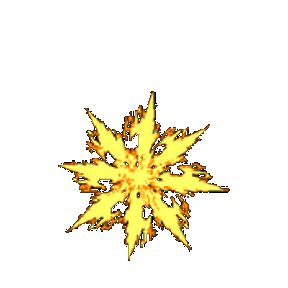
#> input picture review/tapion_demo/fx_source/raw_frames/anta_impact_00.png, 288 x 288 px, given in place of kenta_impact_00.png, which was not available
$ python convert_tapion_kenta_impact_circle_v2.py
#> lines starting #> are read from the running program, lines starting #| are printed output that depends on the picture; after the words box and inside, x2 and y2 are one past the last pixel; in counts of white or black regions, pixels touching at a corner belong together
#!/usr/bin/env python3
"""
DR7-Studio — Convert `kentaima_impact_fx` (`kenta_impact_00..05`) from flat-bottom half-dome
into a crisp 1px DBZ pixel-art FULL 360° CIRCULAR ENERGY EXPLOSION (`polish_v2`):
Owner request:
  "riêng kentaima_impact_fx chỉ có hoạt ảnh nữa cầu tròn anh cần em convert về chuẩn vùng nổ tròn
   để khi va chạm vào người 1 cách tự nhiên."
  (Plus sharpness upgrade matching all 9 FX clips!)

Generates all 6 phases (`kenta_impact_00..05`) via Codex CLI in parallel referencing `tapion/hit impact kentaima.png`
for the exact cyan-white-cobalt-black energy plasma color & 6-stage burst -> turbulent cloud -> dissipation sequence,
then keys magenta 2-stage + crisp pixel-art quantization + centers cleanly at `(144, 176)` on `288x288`!
"""
from __future__ import annotations

import concurrent.futures
import pathlib
import shutil
import subprocess
import sys
from typing import Tuple

import numpy as np
from PIL import Image, ImageDraw
from scipy import ndimage

ROOT = pathlib.Path(__file__).resolve().parents[2]
sys.path.insert(0, str(ROOT / "tools" / "pipeline"))
import build_tapion_phase1_bundle as p1b  # noqa: E402
import sharpen_tapion_9fx_v2 as fxsharp  # noqa: E402

ROUTE_MEDIA = ROOT / ".agent" / "skills" / "generate2dmedia" / "scripts" / "route_media.py"
P2_FX_RAW = ROOT / "work" / "characters" / "tapion" / "phase2" / "fx_slices"
OLD_FX_REG = ROOT / "review" / "tapion_demo" / "fx_source" / "raw_frames"
OUT_DIR = ROOT / "work" / "characters" / "tapion" / "polish_v2"
REFS_DIR = OUT_DIR / "refs_kenta_circle"
PROMPTS_DIR = OUT_DIR / "prompts_kenta_circle"
GEN_DIR = OUT_DIR / "gen_kenta_circle"
FX_REG_DIR = OUT_DIR / "fx_registered_288"
QA_DIR = OUT_DIR / "qa"

CW, CH = 288, 288

PAL_KENTA_IMPACT = np.array([
    [255, 255, 255],  # blinding white plasma core
    [214, 252, 255],  # ice white-cyan
    [118, 238, 255],  # bright electric cyan
    [36, 202, 255],   # vivid cyan-blue
    [18, 146, 242],   # azure plasma
    [14, 88, 204],    # deep royal blue
    [12, 46, 128],    # dark cobalt smoke
    [14, 24, 58],     # dark navy shadow / crisp rim
    [12, 16, 28],     # crisp pixel outline / dark soot
], dtype=np.float32)

COMMON_KENTA_PROMPT = """Create a RAZOR-SHARP 2D Dragon Ball Z GBA/DS pixel-art hit-impact explosion sprite frame on a flat solid #FF00FF pure magenta background (NO floor line, NO ground cutoff, NO blur, NO gradient halo, NO character, NO text!).

CRITICAL SHAPE REQUIREMENT — FULL 360-DEGREE CIRCULAR MID-AIR EXPLOSION:
- Reference Image 1 shows the original cyan-blue energy impact style, BUT Reference Image 1 was cut flat at the bottom as a half-dome.
- You MUST convert it into a COMPLETE, SYMMETRICALLY BALANCED FULL 360-DEGREE ROUND CIRCULAR ENERGY EXPLOSION (billowing outward equally in ALL directions: top, bottom, left, right — ZERO flat horizontal bottom edge!) so it explodes naturally in mid-air or on a character's body on impact!
- Crisp classic DBZ pixel art with clean stepped cel-color clusters (pure white core -> bright electric cyan -> vivid azure blue -> deep cobalt -> crisp dark navy/black pixel rim), sharp 1px edges, ZERO blurry glow!"""

PHASE_PROMPTS = {
    "kenta_impact_00": (
        104,
        "STAGE 1 of 6 (INITIAL FLASH): Compact, intense round circular burst of blazing white plasma core surrounded by crisp bright electric-cyan spiky billow puffs expanding equally in all 360 degrees (small dense energetic sphere, ~38% of full blast size).",
    ),
    "kenta_impact_01": (
        156,
        "STAGE 2 of 6 (RAPID EXPANSION): Medium-large circular cyan-blue plasma explosion expanding uniformly in 360 degrees: huge blazing pure-white central flash core surrounded by turbulent bright cyan and vivid azure billowing energy clouds with jagged electric edges radiating all around.",
    ),
    "kenta_impact_02": (
        196,
        "STAGE 3 of 6 (PEAK DETONATION): Full maximum-size round 360-degree circular billowing energy explosion! Bright white inner burst pockets breaking through thick churning electric-cyan and vivid blue cloud puffs around the entire circle, crisp dark cobalt-navy pixel rim around the billowing outer contour.",
    ),
    "kenta_impact_03": (
        200,
        "STAGE 4 of 6 (CHURNING PLASMA CLOUD): Full round 360-degree circular billowing cyan-blue energy blast cloud cooling slightly from peak: bright cyan glowing core pockets framed by swirling vivid blue and dark cobalt-navy shadowed smoke billows uniformly around the full circle.",
    ),
    "kenta_impact_04": (
        196,
        "STAGE 5 of 6 (BREAKING SMOKE RING): Full circular 360-degree dissipating dark-blue & electric-cyan turbulent pixel smoke explosion breaking apart into dramatic swirling clumps with bright cyan crevices glowing inside dark cobalt/navy pixel smoke clouds, small gaps starting to open inside.",
    ),
    "kenta_impact_05": (
        188,
        "STAGE 6 of 6 (FINAL DISSIPATION): Circular 360-degree ring of wispy fading dark-navy, cobalt-blue, and faint cyan pixel smoke puffs & tiny glowing embers dispersing outward around the full circle with open transparent gaps in the center and between wisps.",
    ),
}


def make_ref_1024(src_p: pathlib.Path, out_p: pathlib.Path) -> None:
    im = Image.open(src_p).convert("RGBA")
#> im is the input picture: PIL image 288x288 RGBA; mean R, G, B, A 30.4, 26.1, 9.6, 37.8
    arr = np.array(im)
    vis = arr[:, :, 3] > 0
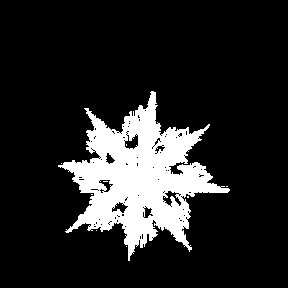
#> vis: shape (288, 288) bool; 14.8% white; 9 white regions (8 under 20 px), largest, box (x1, y1, x2, y2) and area: (58, 91, 230, 261) 12267
    ys, xs = np.where(vis)
#> ys = 12285 values from 91 to 260; xs = 12285 values, max 229 at index 7754, min 58 at index 4432, mean 139.7
    crop = Image.fromarray(arr[ys.min() : ys.max() + 1, xs.min() : xs.max() + 1], "RGBA")
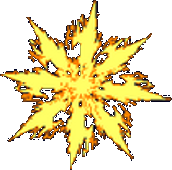
#> crop: PIL image 172x170 RGBA; mean R, G, B, A 86.2, 73.9, 27.2, 107.1; transparent parts drawn white
    sc = min(700.0 / max(1, crop.width), 700.0 / max(1, crop.height))
#> sc = 4.07
    up = crop.resize((max(1, int(round(crop.width * sc))), max(1, int(round(crop.height * sc)))), Image.Resampling.NEAREST)
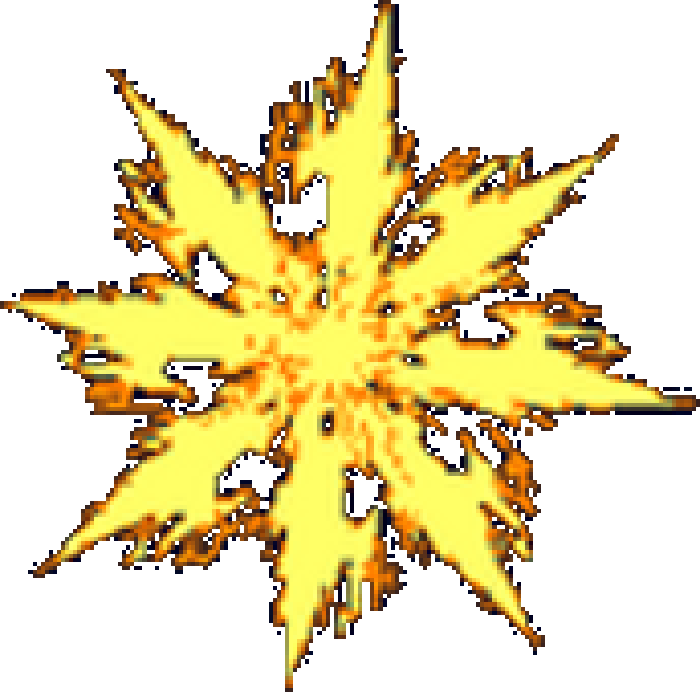
#> up: PIL image 700x692 RGBA; mean R, G, B, A 86.2, 73.9, 27.2, 107.1; transparent parts drawn white
    canvas = Image.new("RGBA", (1024, 1024), (255, 0, 255, 255))
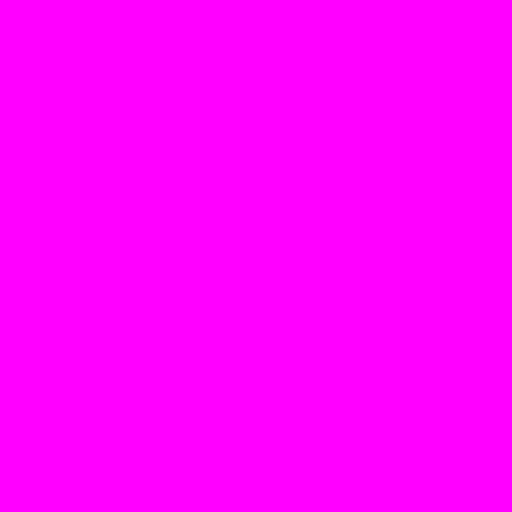
#> canvas: PIL image 1024x1024 RGBA (shown at 1/2 size); mean R, G, B, A 255, 0, 255, 255
    canvas.alpha_composite(up, ((1024 - up.width) // 2, (1024 - up.height) // 2))
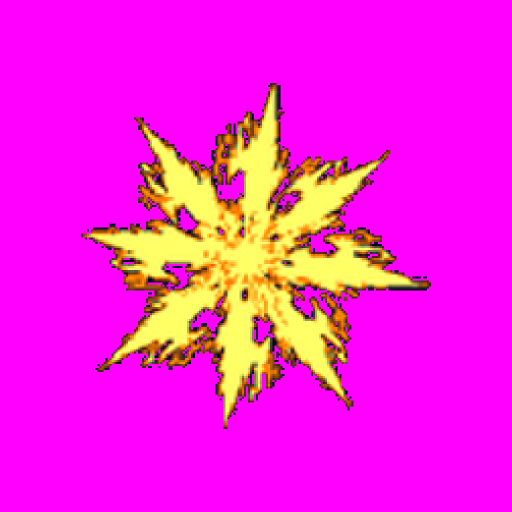
#> canvas: PIL image 1024x1024 RGBA (shown at 1/2 size); mean R, G, B, A 245.3, 34.1, 218.1, 255
    out_p.parent.mkdir(parents=True, exist_ok=True)
    canvas.convert("RGB").save(out_p)


def run_job(fid: str, ref_p: pathlib.Path, prompt: str) -> Tuple[str, int, str]:
    PROMPTS_DIR.mkdir(parents=True, exist_ok=True)
    GEN_DIR.mkdir(parents=True, exist_ok=True)
    pf = PROMPTS_DIR / f"{fid}.txt"
    pf.write_text(prompt.strip() + "\n", encoding="utf-8")
    od = GEN_DIR / fid
    if od.exists():
        shutil.rmtree(od)
    cmd = [
        sys.executable, str(ROUTE_MEDIA), "image", "--route", "codex-cli",
        "--prompt-file", str(pf),
        "--reference", str(ref_p),
        "--size", "1024x1024",
        "--out-dir", str(od),
    ]
    proc = subprocess.run(cmd, capture_output=True, text=True)
    return fid, proc.returncode, (proc.stdout + "\n" + proc.stderr).strip()


def register_circular_explosion(fid: str, gen_png: pathlib.Path, target_diam: int) -> Image.Image:
    keyed = p1b.key_magenta_2stage(Image.open(gen_png), allow_fx=True)
    vis = keyed[:, :, 3] > 0
    ys, xs = np.where(vis)
    crop = Image.fromarray(keyed[ys.min() : ys.max() + 1, xs.min() : xs.max() + 1], mode="RGBA")
    sc = float(target_diam) / max(1.0, float(max(crop.width, crop.height)))
    nw = max(16, min(256, int(round(crop.width * sc))))
    nh = max(16, min(256, int(round(crop.height * sc))))
    # Crisp 1-pass Nearest + strip any stray magenta/pink + snap to crisp cyan-blue plasma cel palette!
    rim = crop.resize((nw, nh), Image.Resampling.NEAREST)
    rarr = p1b.post_clean_resized(np.array(rim, dtype=np.uint8), allow_fx=True)
    rvis = rarr[:, :, 3] > 0
    # Snap strictly to PAL_KENTA_IMPACT so sharpness & color palette are razor-crisp pixel art!
    fg = rarr[rvis, :3].astype(np.float32)
    w_vec = np.array([2.0, 3.5, 2.5], dtype=np.float32)
    d2 = (((fg[:, None, :] - PAL_KENTA_IMPACT[None, :, :]) ** 2) * w_vec[None, None, :]).sum(axis=2)
    rarr[rvis, :3] = PAL_KENTA_IMPACT[np.argmin(d2, axis=1)].astype(np.uint8)
    rarr[rvis, 3] = 255
    return fxsharp.place_on_288(Image.fromarray(rarr, mode="RGBA"), mode="center", ref_y=176)


def main() -> int:
    jobs = []
    for i in range(6):
        fid = f"kenta_impact_{i:02d}"
        ref_p = REFS_DIR / f"ref_{fid}.png"
        make_ref_1024(P2_FX_RAW / f"{fid}.png", ref_p)
        _, phase_txt = PHASE_PROMPTS[fid]
        jobs.append((fid, ref_p, COMMON_KENTA_PROMPT + "\n\n" + phase_txt))
#> pass 2 of the loop in main, `for i in range(6):`:
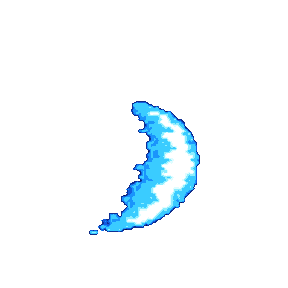
#> input picture review/tapion_demo/fx_source/raw_frames/kenta_wave_00.png, 288 x 288 px, given in place of kenta_impact_01.png, which was not available
#> in make_ref_1024, im is the input picture: PIL image 288x288 RGBA; mean R, G, B, A 9.2, 16.2, 19.8, 20.5
#> in make_ref_1024 (call 2), `vis = arr[:, :, 3] > 0`:
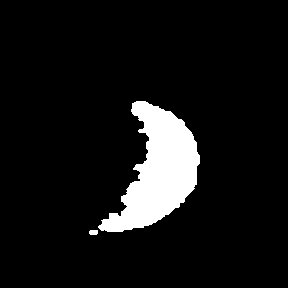
#> vis: shape (288, 288) bool; 8% white; 2 white regions, box (x1, y1, x2, y2) and area: (98, 101, 200, 232) 6624, (89, 230, 98, 235) 42
#> ys = 6666 values from 101 to 234; xs = 6666 values, max 199 at index 2309, min 89 at index 6616, mean 157.4
#> crop: PIL image 111x134 RGBA
#> up: PIL image 580x700 RGBA
#> in make_ref_1024 (call 2), `canvas.alpha_composite(up, ((1024 - up.width) // 2, (1024 - up.height)..`:
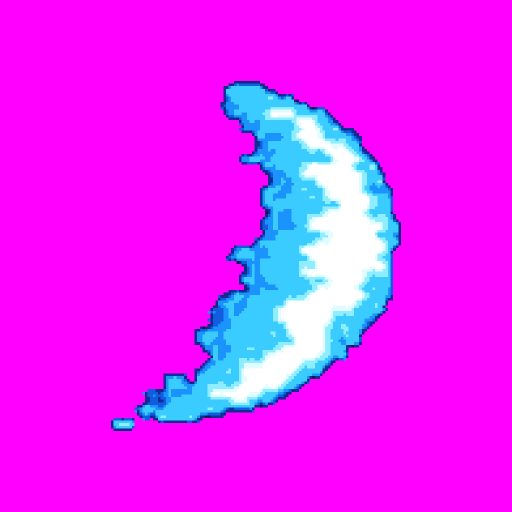
#> canvas: PIL image 1024x1024 RGBA (shown at 1/2 size); mean R, G, B, A 230.7, 35, 253.5, 255

    print("Launching 6 parallel Codex CLI jobs to convert kentaima_impact_fx to full 360 circular explosions...")
    with concurrent.futures.ThreadPoolExecutor(max_workers=4) as ex:
        futs = [ex.submit(run_job, *j) for j in jobs]
        for f in concurrent.futures.as_completed(futs):
            fid, rc, out = f.result()
            print(f"[GEN {fid}] rc={rc} | {out.splitlines()[-1] if out else ''}")
            if rc != 0:
                raise RuntimeError(f"Failed generating {fid}: {out}")

    FX_REG_DIR.mkdir(parents=True, exist_ok=True)
    QA_DIR.mkdir(parents=True, exist_ok=True)
    for i in range(6):
        fid = f"kenta_impact_{i:02d}"
        td, _ = PHASE_PROMPTS[fid]
        im = register_circular_explosion(fid, GEN_DIR / fid / "generated.png", td)
        out_p = FX_REG_DIR / f"{fid}.png"
        im.save(out_p)
        old_sob, old_uc = fxsharp.measure_sharpness(np.array(Image.open(OLD_FX_REG / f"{fid}.png").convert("RGBA")))
        new_sob, new_uc = fxsharp.measure_sharpness(np.array(im))
        arr = np.array(im)
        ys, xs = np.where(arr[:, :, 3] > 0)
        bw, bh = int(xs.max() - xs.min() + 1), int(ys.max() - ys.min() + 1)
        print(f"[{fid}] aspect={bw}x{bh} (ratio={bw/max(1,bh):.2f}) | Sobel {old_sob} -> {new_sob} | colors {old_uc} -> {new_uc}")

    # Render BEFORE (half-dome) vs AFTER (full circular) 6-frame QA strip!
    cw, ch = 220, 220
    bd = Image.new("RGBA", (6 * cw, 2 * (ch + 24)), (18, 22, 30, 255))
    dr = ImageDraw.Draw(bd)
    yy, xx = np.indices((ch, cw))
    chk = ((xx // 12) + (yy // 12)) % 2 == 0
    for ri, (tag, base_dir) in enumerate([("BEFORE (Half-Dome Blurry)", OLD_FX_REG), ("AFTER (Full 360 Circle Crisp)", FX_REG_DIR)]):
        for i in range(6):
            p = base_dir / f"kenta_impact_{i:02d}.png"
            im = Image.open(p).convert("RGBA").crop((34, 66, 254, 286))
            bg_a = np.zeros((ch, cw, 4), dtype=np.uint8)
            bg_a[chk] = [56, 62, 76, 255]
            bg_a[~chk] = [42, 46, 58, 255]
            bg = Image.fromarray(bg_a, "RGBA")
            bg.alpha_composite(im)
            x0, y0 = i * cw, ri * (ch + 24)
            bd.paste(bg, (x0, y0 + 24))
            dr.rectangle([x0, y0, x0 + cw - 1, y0 + ch + 23], outline=(90, 100, 120, 255))
            dr.text((x0 + 4, y0 + 5), f"{tag[:16]} #{i}", fill=(130, 255, 170, 255) if ri == 1 else (255, 200, 110, 255))
    out_qa = QA_DIR / "qa_kentaima_impact_circle_6f.png"
    bd.save(out_qa)
    print("Saved QA:", out_qa)
    return 0


if __name__ == "__main__":
#> (the run stopped early here; a loop or call above may not have finished)
